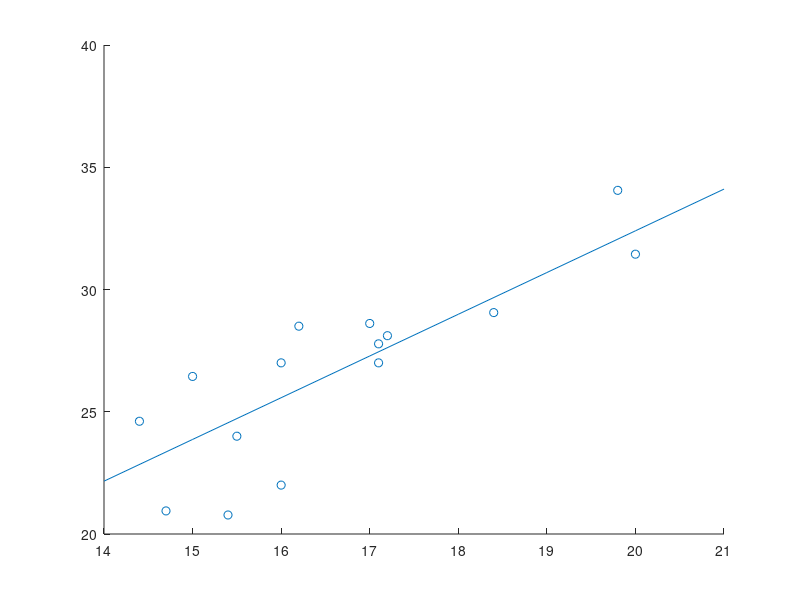
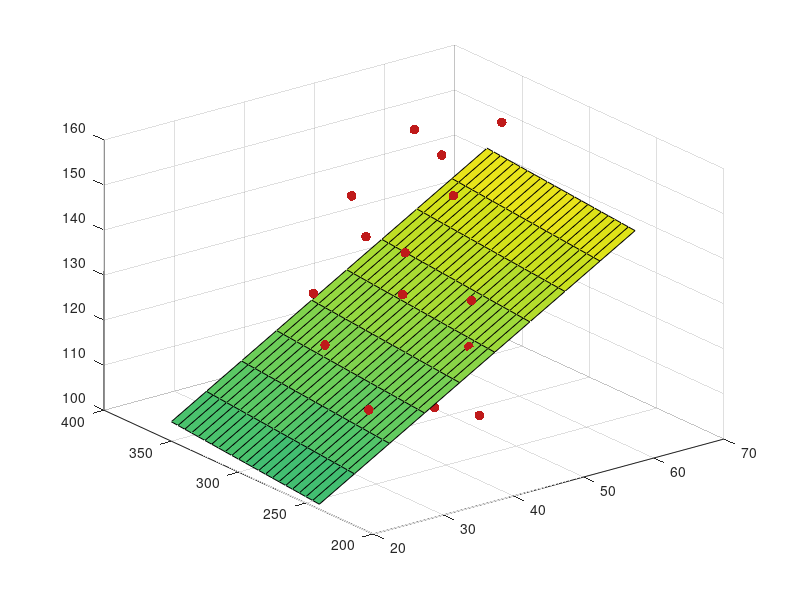

The MATLAB script that drew these images, in order:

%%%% Grillenzirpen vs Temperatur

Grillenzirpen = [20.0000   31.4444
   16.0000   22.0000
   19.8000   34.0556
   18.4000   29.0556
   17.1000   27.0000
   15.5000   24.0000
   14.7000   20.9444
   17.1000   27.7778
   15.4000   20.7778
   16.2000   28.5000
   15.0000   26.4444
   17.2000   28.1111
   16.0000   27.0000
   17.0000   28.6111
   14.4000   24.6111];

figure; 
scatter(Grillenzirpen(:,1),Grillenzirpen(:,2))

%%%% Regressionsgerade finden:

N = 15;
gamma0 = mean(Grillenzirpen(:,2)) - mean(Grillenzirpen(:,1))/var(Grillenzirpen(:,1)) * (Grillenzirpen(:,1)'*Grillenzirpen(:,2)/N - mean(Grillenzirpen(:,1))*mean(Grillenzirpen(:,2)));
gamma1 = (Grillenzirpen(:,1)'*Grillenzirpen(:,2)/N - mean(Grillenzirpen(:,1))*mean(Grillenzirpen(:,2)))/var(Grillenzirpen(:,1));

hold on 

plot([14:21], gamma0 + gamma1*[14:21]);

hold off
pause(0.1)

%%%% Alter, Cholesterinspiegel vs Blutdruck 
%% die 2. Spalte ist das gewicht in lbs, wurde hier aber nicht verwendet

Blutdruck = [40 225 302 115
44 190 254 124
43 216 241 111
34 178 278 114
57 227 342 149
31 150 283 100
60 183 313 159
62 185 350 130
48 155 273 130
43 161 298 130
57 173 384 121
53 144 310 120
51 130 337 122
51 162 367 130
42 173 273 120
35 154 314 120
37 150 243 115
63 167 341 140
28 185 245 118
51 247 302 148
47 205 317 135
37 210 333 128
46 222 297 121
48 232 362 141
56 235 357 153
];

figure; 
scatter3(Blutdruck(:,1),Blutdruck(:,3), Blutdruck(:,4), 50,'filled', 'MarkerFaceColor',[0.75 .1 .1])

A = ones(25, 3);
A(:,2) = Blutdruck(:,1);
A(:,3) = Blutdruck(:,3);

gamma = (A'*A)\(A'*Blutdruck(:,4));

[X,Y] = meshgrid(20:5:65,240:5:350);


Z = gamma(1) + gamma(2)*X + gamma(3)*Y;


hold on

surf(X,Y,Z);

